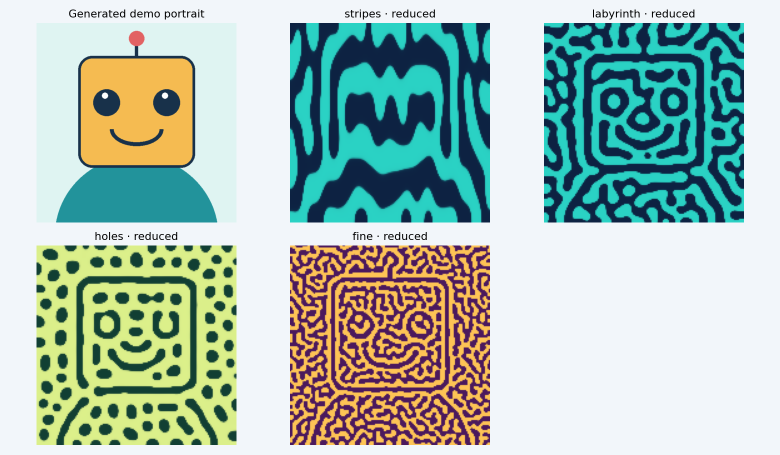
#> input picture assets/preset_gallery.png, 1560 x 910 px (shown at 1/2 size)
$ python -i turing_models.py   (imports and definitions only)
#> lines starting #> are read from the running program, lines starting #| are printed output that depends on the picture
#> further down, picture is the input picture: PIL image 1560x910 RGBA; mean R, G, B, A 167.3, 189.3, 179.8, 255
"""CPU pattern models shared by the kiosk and notebook; no camera or file I/O."""
from __future__ import annotations

from dataclasses import dataclass
from typing import Callable, Mapping
import numpy as np
from PIL import Image, ImageDraw
from scipy.ndimage import gaussian_filter, laplace


@dataclass(frozen=True)
class Preset:
    """Names/explanations are translation keys, parameters describe dynamics."""
    key: str
    model: str
    parameters: Mapping[str, float]
    palette: str
    steps: int
    experiment: bool = False


PALETTES = {
    "ocean": ((13, 34, 66), (43, 211, 197)),
    "sunset": ((75, 25, 94), (255, 197, 85)),
    "forest": ((17, 63, 51), (221, 241, 139)),
    "mono": ((12, 16, 28), (250, 250, 250)),
}
BASE = dict(r=-0.15, gamma=1.2, cubic=1.0, sigma=1.3, ratio=4.0,
            bias=0.0, anisotropy=1.0, dt=0.2)
PRESETS = {
    "stripes": Preset("stripes", "reduced", dict(BASE, anisotropy=3.5), "ocean", 150),
    "labyrinth": Preset("labyrinth", "reduced", BASE.copy(), "ocean", 150),
    "holes": Preset("holes", "reduced", dict(BASE, bias=.22), "forest", 210),
    "fine": Preset("fine", "reduced", dict(BASE, sigma=.7), "sunset", 150),
}


class Cancelled(Exception):
    """A superseded request should exit without publishing its result."""


# [15 lines left out: function demo_image, not called in this run]


def prepare_gray(image: Image.Image, resolution: int = 224) -> np.ndarray:
    """Center-crop and resize; luminance is the common initial image."""
#> called with resolution = 224
    w, h = image.size
#> w = 1560; h = 910
    side = min(w, h)
#> side = 910
    crop = image.crop(((w-side)//2, (h-side)//2, (w+side)//2, (h+side)//2))
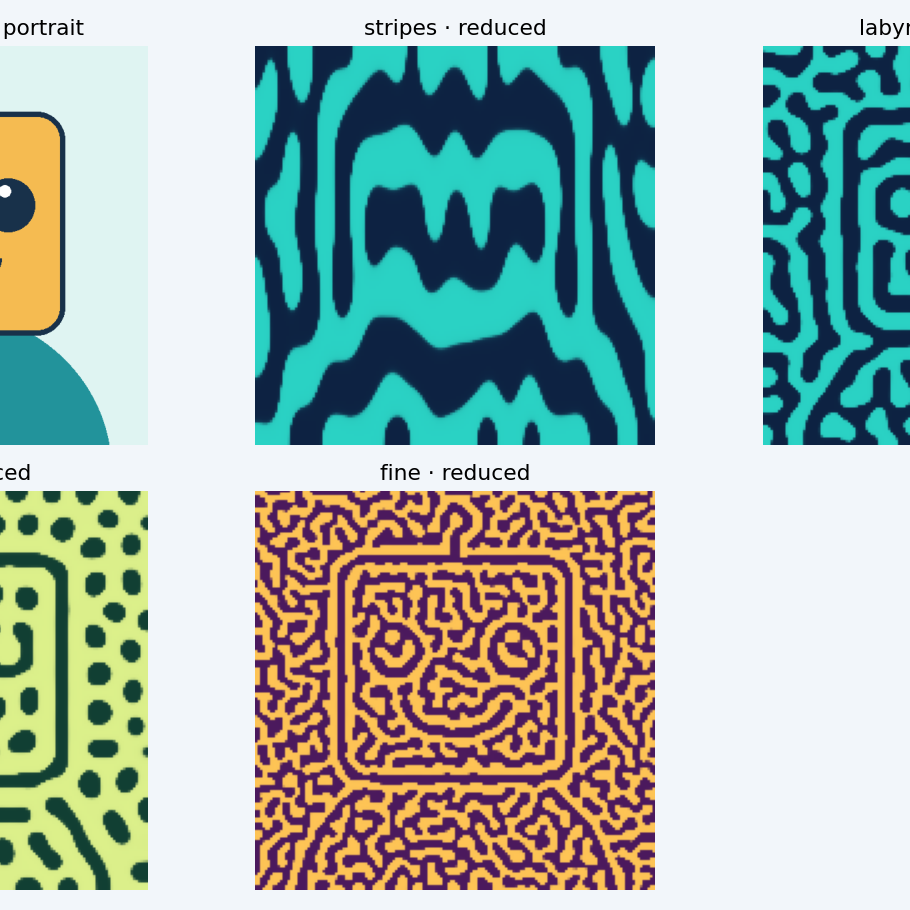
#> crop: PIL image 910x910 RGBA; mean R, G, B, A 159.6, 179.2, 172.5, 255
    return np.asarray(crop.convert("L").resize((resolution, resolution), Image.Resampling.LANCZOS), dtype=np.float32) / 255.
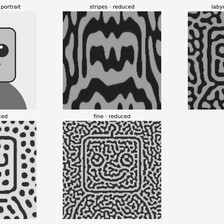
#> returned value: shape (224, 224) float32; min 0.0235, max 1, mean 0.676


# [104 lines left out: functions initial_field, diffusion, parameters, evolve, colour_field, portrait, not called in this run]

>>> from PIL import Image
>>> picture = Image.open('assets/preset_gallery.png')
>>> result = prepare_gray(picture)
